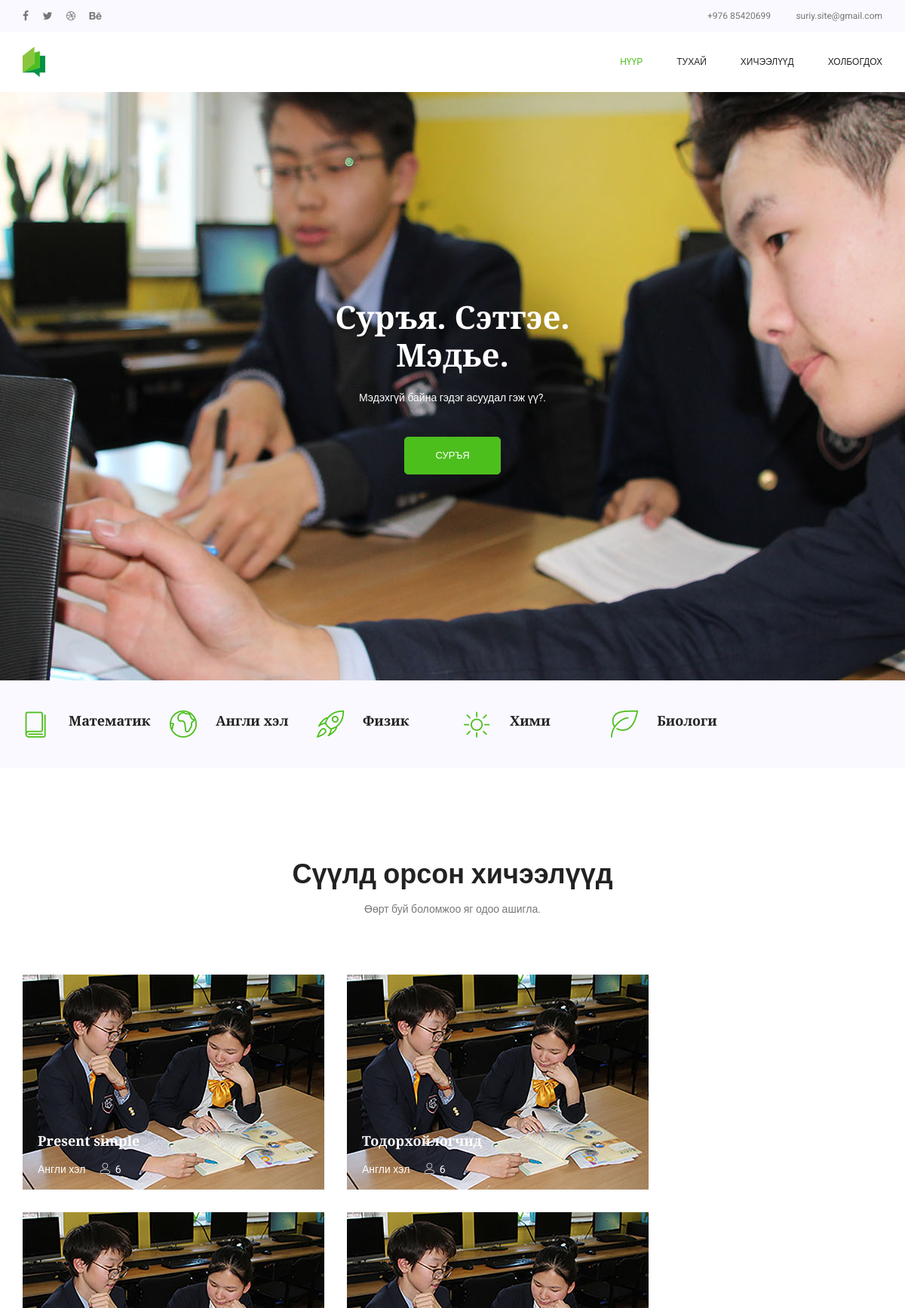
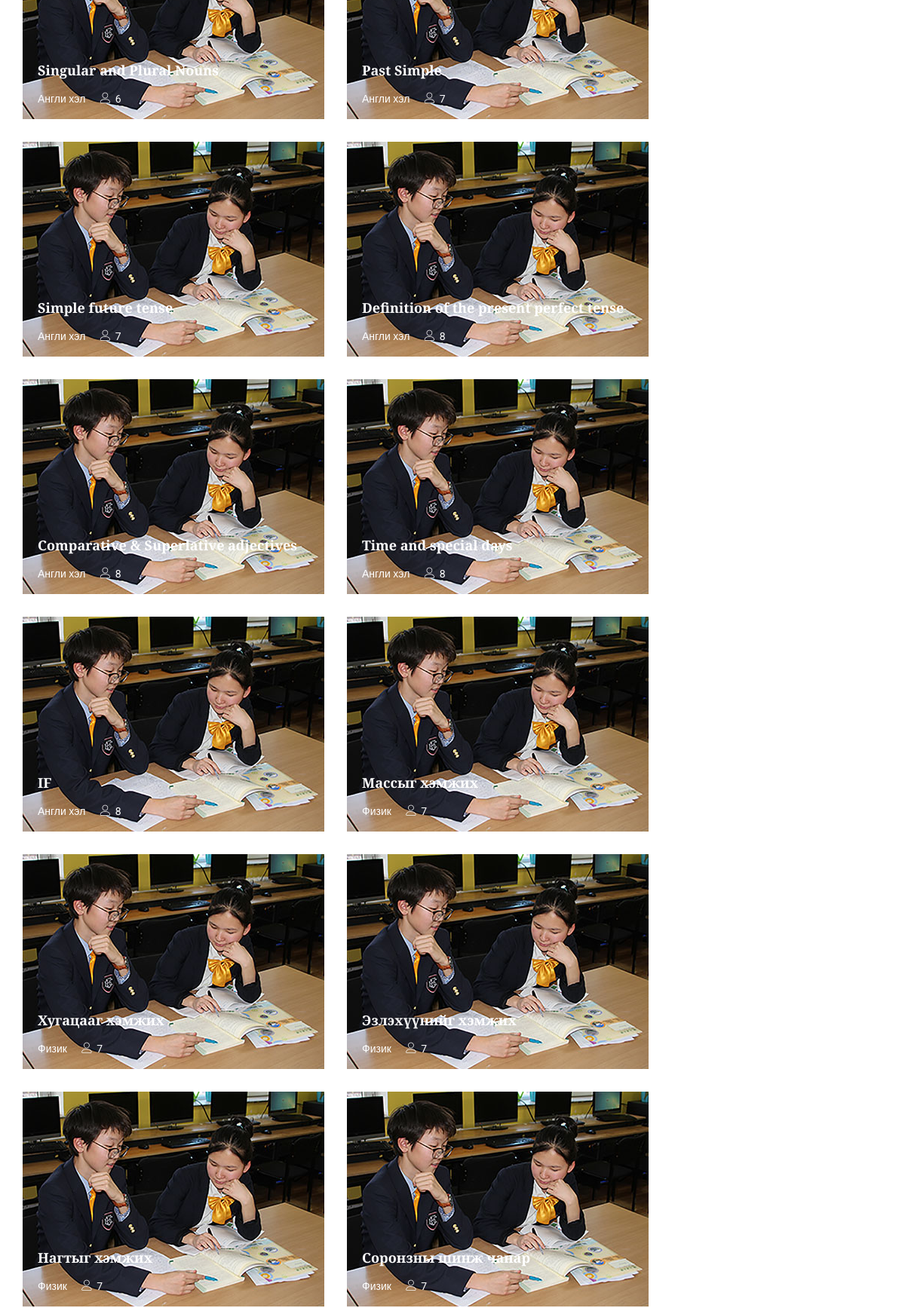
The page / (upper part) on the database its author committed (2 pictures, top to bottom).
### lesson/models.py (models this page shows, shortened)
class TimeStampedModel(models.Model):
    created_at = models.DateTimeField(auto_now_add=True, null=True)
    modified_at = models.DateTimeField(auto_now=True, null=True)
    active = models.BooleanField(u"Төлөв", default=True)
    class Meta:
        abstract = True

class Article(TimeStampedModel):
    title = models.CharField(u'Гарчиг', max_length=50)
    slug = models.SlugField(u"Хаяг", null=True, unique=True,
                            blank=True, allow_unicode=True)
    class_number = models.IntegerField(verbose_name='Анги', null=True)
    body = models.TextField(u'Хичээлийн текст', blank=True, null=True)
    cover = ImageField(u"Зураг", upload_to=cover_upload, null=True)
    subject = models.ForeignKey(Subject, on_delete=models.CASCADE, related_name='Subject')
    class Meta:
        verbose_name = u"Нийтлэл"
        verbose_name_plural = u"Нийтлэлүүд"
    def get_absolute_url(self):
        return reverse("lesson:articleDetails", kwargs={'slug': self.slug})

class Subject(TimeStampedModel):
    name = models.CharField(u'Хичээлийн нэр', max_length=50)
    slug = models.SlugField(u"Хаяг", null=True, unique=True,
                            blank=True, allow_unicode=True)
    description = models.TextField(u"Тайлбар", null=True, blank=True)
    class Meta:
        verbose_name = u"Хичээл"
        verbose_name_plural = u"Хичээлүүд"
    def __str__(self):
        return self.name
    def get_absolute_url(self):
        return reverse("lesson:subjectDetail", kwargs={'slug': self.slug})

### lesson/views.py (the view)
# urls.py: path('', LatestArticles.as_view(template_name='learnit/index.html'), name='latest_lessons'),
class LatestArticles(ListView):
    model = Article
    context_object_name = 'articles'
    def get_context_data(self, *args, **kwargs):
        context = super().get_context_data(**kwargs)
        context['subjects'] = Subject.objects.all()[:5]
        return context

### lesson/templates/learnit/index.html (shortened to what this page needs)
{% extends 'learnit/base.html' %}
{% block content %}
{% load static %}
        <section class="home_banner_area">
            <div class="banner_inner d-flex align-items-center">
            	<div class="overlay bg-parallax" data-stellar-ratio="0.9" data-stellar-vertical-offset="0" data-background=""></div>
				<div class="container">
					<div class="banner_content text-center">
						<h3>Суръя. Сэтгэе. <br />Мэдье.</h3>
						<p>Мэдэхгүй байна гэдэг асуудал гэж үү?.</p>
						<a class="main_btn" href="#main_title">СУРЪЯ</a>
					</div>
				</div>
            </div>
        </section>
        <section class="finance_area">
        	<div class="container">
        		<div class="finance_inner row">
        			<div class="col-lg-2 col-sm-6">
        				<div class="finance_item">
        					<div class="media">
        						<div class="d-flex">
        							<i class="lnr lnr-book"></i>
        						</div>
        						<div class="media-body">
        							<h5>Математик</h5>
        						</div>
        					</div>
        				</div>
        			</div>
        			<div class="col-lg-2 col-sm-6">
        				<div class="finance_item">
        					<div class="media">
        						<div class="d-flex">
        							<i class="lnr lnr-earth"></i>
        						</div>
        						<div class="media-body">
        							<h5>Англи хэл</h5>
        						</div>
        					</div>
        				</div>
        			</div>
        			<div class="col-lg-2 col-sm-6">
        				<div class="finance_item">
        					<div class="media">
        						<div class="d-flex">
        							<i class="lnr lnr-rocket"></i>
        						</div>
        						<div class="media-body">
        							<h5>Физик</h5>
        						</div>
        					</div>
        				</div>
        			</div>
        			<div class="col-lg-2 col-sm-6">
        				<div class="finance_item">
        					<div class="media">
        						<div class="d-flex">
        							<i class="lnr lnr-sun"></i>
        						</div>
        						<div class="media-body">
        							<h5>Хими</h5>
        						</div>
        					</div>
        				</div>
					</div>
					<div class="col-lg-2 col-sm-6">
        				<div class="finance_item">
        					<div class="media">
        						<div class="d-flex">
        							<i class="lnr lnr-leaf"></i>
        						</div>
        						<div class="media-body">
        							<h5>Биологи</h5>
        						</div>
        					</div>
        				</div>
        			</div>
        		</div>
        	</div>
        </section>
        <section class="courses_area p_120">
        	<div class="container">
        		<div class="main_title">
        			<h2>Сүүлд орсон хичээлүүд</h2>
        			<p>Өөрт буй боломжоо яг одоо ашигла.</p>
        		</div>
        		<div class="row courses_inner">
        			<div class="col-lg-9">
						<div class="grid_inner">
							{% for article in articles %}
							<div class="grid_item wd55">
								<div class="courses_item">
									<img src="{% static 'content/img/courses/course-1.jpg' %}" alt="">
									<div class="hover_text">
										<a href="{{ article.get_absolute_url }}"><h4>{{ article.title }}</h4></a>
										<ul class="list">
											<li><a href="#">{{ article.subject }}</a></li>
											<li><a href="#"><i class="lnr lnr-user"></i>{{ article.class_number }}</a></li>
										</ul>
									</div>
								</div>
							</div>
							{% endfor %}
        		</div>
        	</div>
        </section>
{% endblock %}

### rows shown on the page
Article: title "Present simple", subject "Англи хэл", class_number "6"
Article: title "Тодорхойлогчид", subject "Англи хэл", class_number "6"
Article: title "Singular and Plural Nouns", subject "Англи хэл", class_number "6"
Article: title "Past Simple", subject "Англи хэл", class_number "7"
Article: title "Simple future tense", subject "Англи хэл", class_number "7"
Article: title "Definition of the present perfect tense", subject "Англи хэл", class_number "8"
Article: title "Comparative & Superlative adjectives", subject "Англи хэл", class_number "8"
Article: title "Time and special days", subject "Англи хэл", class_number "8"
Article: title "IF", subject "Англи хэл", class_number "8"
Article: title "Массыг хэмжих", subject "Физик", class_number "7"
Article: title "Хугацааг хэмжих", subject "Физик", class_number "7"
Article: title "Эзлэхүүнийг хэмжих", subject "Физик", class_number "7"
Article: title "Нагтыг хэмжих", subject "Физик", class_number "7"
Article: title "Соронзны шинж чанар", subject "Физик", class_number "7"
